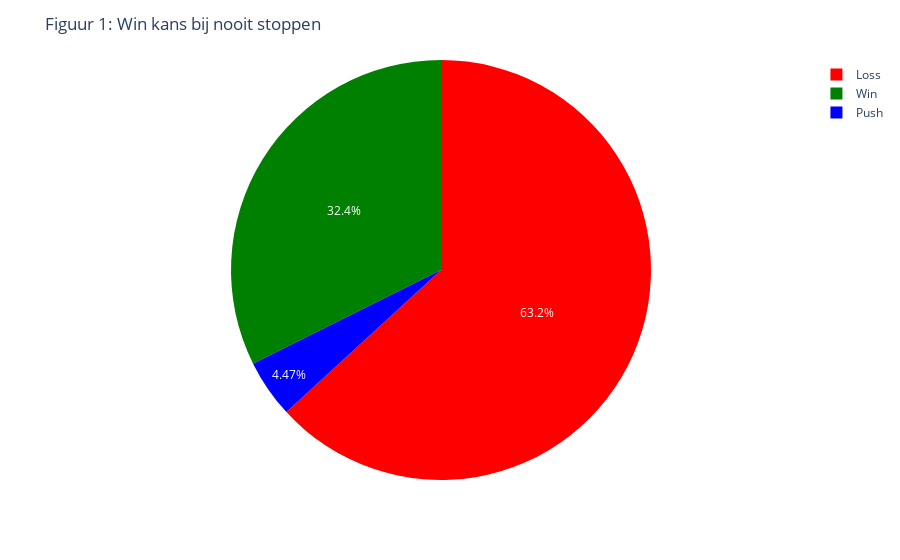

Notebook code cell kept with this figure:
### Markdown cell above
## Uitleg Blackjack

Leuk dat we een idee hebben maar wat is Blackjack eigenlijk? Blackjack is een kaartspel dat wordt gespeeld door de dealer en de spelers. De dealer deelt elke ronde de kaarten uit. Het doel van de spelers is om zo dichtbij de 21 te komen zonder eroverheen te gaan. Een speler wint als hij of zij een hogere score heeft dan de dealer.

Het spel wordt gespeeld met één of meerdere normale kaartspellen. Deze kaartspellen  hebben elk 52 kaarten. De kaarten 2-10 hebben hun eigen waarde, de plaatjes zijn elk 10 punten waard. De aas kan 1 of 11 punten zijn, dit is afhankelijk van wat het beste bij de speler.

Aan het begin van het spel zet elke speler zijn inzet op tafel. Hierna krijgt elke speler inclusief de dealer twee kaarten. De spelers krijgen hun kaarten open en de dealer krijgt één kaart open en de andere dicht.

### Code cell
allin_df = df[df['sumofcards'] >= 21]

win_count = allin_df[allin_df['winloss'] == 'Win'].shape[0]
loss_count = allin_df[allin_df['winloss'] == 'Loss'].shape[0]
push_count = allin_df[allin_df['winloss'] == 'Push'].shape[0]

circle_data = {
    'Result': ['Win', 'Loss', 'Push'],
    'Count': [win_count, loss_count, push_count]}

circle_df = pd.DataFrame(circle_data)

colors = ['red', 'green', 'blue']
fig = px.pie(circle_df, values='Count', names='Result', color_discrete_sequence=colors)


fig.update_layout(
    title='Figuur 1: Win kans bij nooit stoppen')

fig.show()

### Figure 1 — Plotly figure (JSON) as saved in the notebook; plotly's stock layout.template omitted (floating-point values rounded to 4 significant figures)
{"data": [{"domain": {"x": [0, 1], "y": [0, 1]}, "hovertemplate": "Result=%{label}<br>Count=%{value}<extra></extra>", "labels": ["Win", "Loss", "Push"], "legendgroup": "", "name": "", "showlegend": true, "type": "pie", "values": [82391, 160830, 11382]}], "layout": {"legend": {"tracegroupgap": 0}, "margin": {"t": 60}, "piecolorway": ["red", "green", "blue"], "title": {"text": "Figuur 1: Win kans bij nooit stoppen"}}}
